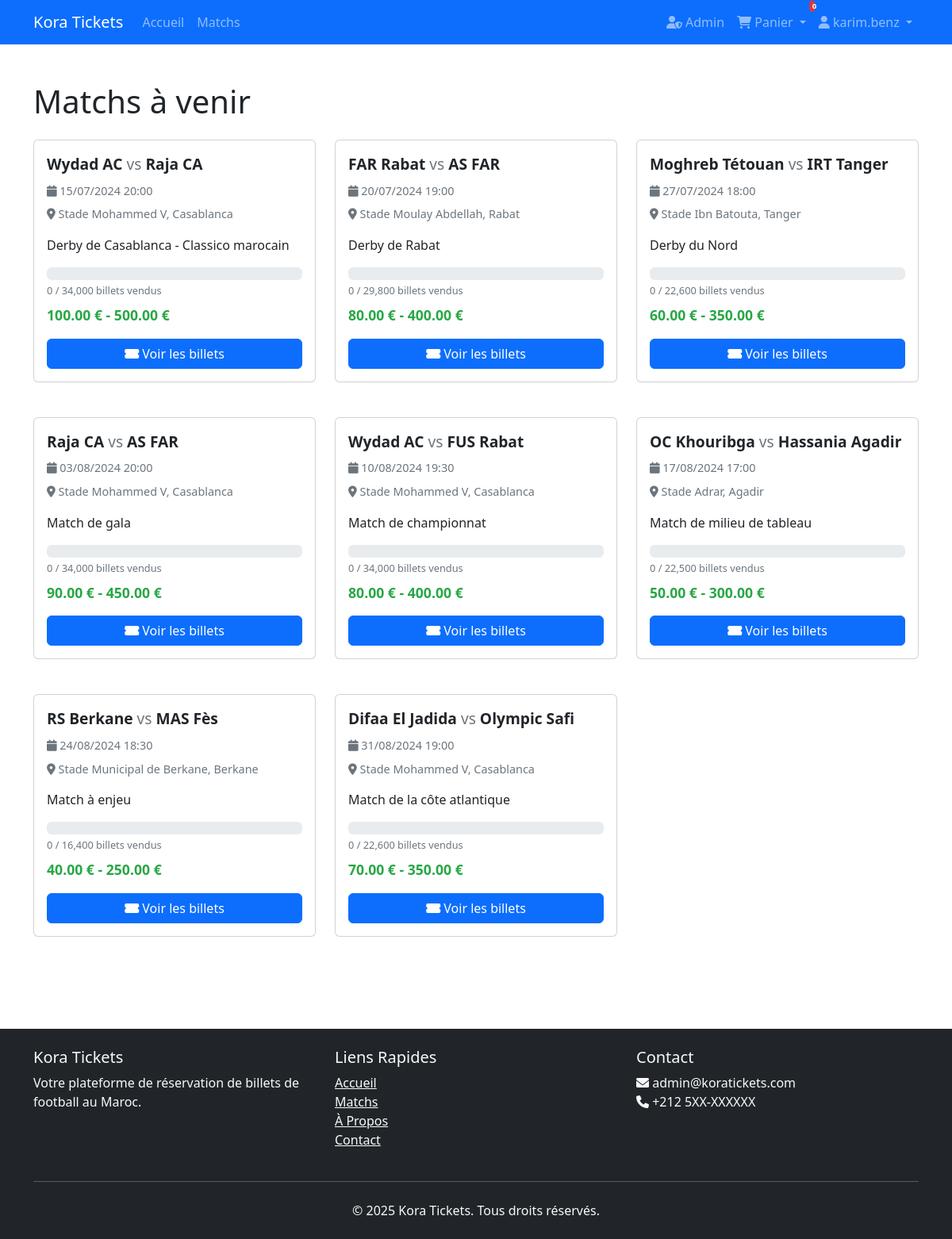
The page /matches.php (signed in) on the database its author committed.
### tables this page shows
CREATE TABLE `matches` (
  `id` int(11) NOT NULL,
  `home_team` varchar(100) NOT NULL,
  `away_team` varchar(100) NOT NULL,
  `match_date` datetime NOT NULL,
  `stadium_id` int(11) NOT NULL,
  `description` text DEFAULT NULL,
  `image_url` varchar(255) DEFAULT NULL,
  `created_at` timestamp NOT NULL DEFAULT current_timestamp(),
  `updated_at` timestamp NOT NULL DEFAULT current_timestamp() ON UPDATE current_timestamp()
);

CREATE TABLE `stadiums` (
  `id` int(11) NOT NULL,
  `name` varchar(100) NOT NULL,
  `location` varchar(255) NOT NULL,
  `capacity` int(11) NOT NULL,
  `created_at` timestamp NOT NULL DEFAULT current_timestamp()
);

### matches.php (the view, shortened to what this page needs)
<?php
require_once __DIR__ . '/config/database.php';
try {
    $stmt = $conn->query("
        SELECT m.*, s.name as stadium_name, s.location as city,
               (SELECT COUNT(*) FROM ticket_categories tc WHERE tc.match_id = m.id) as categories_count,
               (SELECT MIN(tc.price) FROM ticket_categories tc WHERE tc.match_id = m.id) as min_price,
               (SELECT MAX(tc.price) FROM ticket_categories tc WHERE tc.match_id = m.id) as max_price,
               (SELECT SUM(tc.total_quantity) FROM ticket_categories tc WHERE tc.match_id = m.id) as total_tickets,
               (SELECT SUM(od.quantity) FROM order_details od
                JOIN ticket_categories tc ON od.ticket_category_id = tc.id
                WHERE tc.match_id = m.id) as tickets_sold
        FROM matches m
        JOIN stadiums s ON m.stadium_id = s.id
        WHERE 1
        ORDER BY m.match_date ASC
    ");
    $matches = $stmt->fetchAll(PDO::FETCH_ASSOC);
} catch (PDOException $e) {
    $_SESSION['error'] = "Erreur lors de la récupération des matchs : " . $e->getMessage();
    $matches = [];
}
?>
<!DOCTYPE html>
<html lang="fr">
<head>
    <link href="https://cdn.jsdelivr.net/npm/bootstrap@5.3.0/dist/css/bootstrap.min.css" rel="stylesheet">
    <link href="https://cdnjs.cloudflare.com/ajax/libs/font-awesome/6.0.0/css/all.min.css" rel="stylesheet">
</head>
<body>
    <?php include 'includes/header.php'; ?>
    <div class="container py-4">
        <h1 class="mb-4">Matchs à venir</h1>
        <?php if (empty($matches)): ?>
            <div class="alert alert-info">
                Aucun match n'est actuellement disponible.
            </div>
        <?php else: ?>
            <div class="row">
                <?php foreach ($matches as $match): ?>
                    <div class="col-md-6 col-lg-4 mb-4">
                        <div class="card match-card">
                            <div class="card-body">
                                <div class="match-teams mb-2">
                                    <?php echo htmlspecialchars($match['home_team']); ?>
                                    <span class="match-vs">vs</span>
                                    <?php echo htmlspecialchars($match['away_team']); ?>
                                </div>
                                <div class="match-date mb-2">
                                    <i class="fas fa-calendar"></i>
                                    <?php echo date('d/m/Y H:i', strtotime($match['match_date'])); ?>
                                </div>
                                <div class="match-stadium mb-3">
                                    <i class="fas fa-map-marker-alt"></i>
                                    <?php echo htmlspecialchars($match['stadium_name'] . ', ' . $match['city']); ?>
                                </div>
                                <?php if ($match['description']): ?>
                                    <p class="card-text mb-3"><?php echo htmlspecialchars($match['description']); ?></p>
                                <?php endif; ?>
                                <div class="ticket-info mb-2">
                                    <?php
                                    $sold = $match['tickets_sold'] ?? 0;
                                    $total = $match['total_tickets'];
                                    ?>
                                    <div class="progress ticket-progress mb-1">
                                    </div>
                                    <?php echo number_format($sold); ?> / <?php echo number_format($total); ?> billets vendus
                                </div>
                                <div class="match-price mb-3">
                                    <?php if ($match['min_price'] == $match['max_price']): ?>
                                        <?php echo number_format($match['min_price'], 2); ?> €
                                    <?php else: ?>
                                        <?php echo number_format($match['min_price'], 2); ?> € - <?php echo number_format($match['max_price'], 2); ?> €
                                    <?php endif; ?>
                                </div>
                                <a href="tickets.php?match_id=<?php echo $match['id']; ?>" class="btn btn-primary w-100">
                                    <i class="fas fa-ticket-alt"></i> Voir les billets
                                </a>
                            </div>
                        </div>
                    </div>
                <?php endforeach; ?>
            </div>
        <?php endif; ?>
    </div>
    <?php include 'includes/footer.php'; ?>
</body>
</html>

### assets/css/style.css (style rules this page uses)
body { min-height: 100vh; display: flex; flex-direction: column; }
.match-card { transition: transform 0.3s ease; margin-bottom: 20px; }
.btn-primary { background-color: #0d6efd; border-color: #0d6efd; }

### matches.php (style rules this page uses)
.match-card { transition: transform 0.2s; height: 100%; }
.match-date { font-size: 0.9rem; color: #6c757d; }
.match-stadium { font-size: 0.9rem; color: #6c757d; }
.match-price { font-size: 1.1rem; font-weight: bold; color: #28a745; }
.match-teams { font-size: 1.2rem; font-weight: bold; }
.match-vs { color: #6c757d; font-weight: normal; }
.ticket-progress { height: 5px; }
.ticket-info { font-size: 0.8rem; color: #6c757d; }

### rows shown on the page
matches: home_team "Wydad AC", away_team "Raja CA", match_date "15/07/2024 20:00", stadium.location "Stade Mohammed V, Casablanca", description "Derby de Casablanca - Classico marocain", sold "0", total "34,000", min_price "100.00", max_price "500.00"
matches: home_team "FAR Rabat", away_team "AS FAR", match_date "20/07/2024 19:00", stadium.location "Stade Moulay Abdellah, Rabat", description "Derby de Rabat", sold "0", total "29,800", min_price "80.00", max_price "400.00"
matches: home_team "Moghreb Tétouan", away_team "IRT Tanger", match_date "27/07/2024 18:00", stadium.location "Stade Ibn Batouta, Tanger", description "Derby du Nord", sold "0", total "22,600", min_price "60.00", max_price "350.00"
matches: home_team "Raja CA", away_team "AS FAR", match_date "03/08/2024 20:00", stadium.location "Stade Mohammed V, Casablanca", description "Match de gala", sold "0", total "34,000", min_price "90.00", max_price "450.00"
matches: home_team "Wydad AC", away_team "FUS Rabat", match_date "10/08/2024 19:30", stadium.location "Stade Mohammed V, Casablanca", description "Match de championnat", sold "0", total "34,000", min_price "80.00", max_price "400.00"
matches: home_team "OC Khouribga", away_team "Hassania Agadir", match_date "17/08/2024 17:00", stadium.location "Stade Adrar, Agadir", description "Match de milieu de tableau", sold "0", total "22,500", min_price "50.00", max_price "300.00"
matches: home_team "RS Berkane", away_team "MAS Fès", match_date "24/08/2024 18:30", stadium.location "Stade Municipal de Berkane, Berkane", description "Match à enjeu", sold "0", total "16,400", min_price "40.00", max_price "250.00"
matches: home_team "Difaa El Jadida", away_team "Olympic Safi", match_date "31/08/2024 19:00", stadium.location "Stade Mohammed V, Casablanca", description "Match de la côte atlantique", sold "0", total "22,600", min_price "70.00", max_price "350.00"

### other values the page prints
SITE_NAME "Kora Tickets"
$_SESSION['username'] "karim.benz"
ADMIN_EMAIL "admin@koratickets.com"
